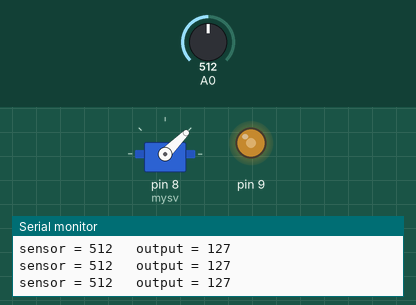
Simulated run of this sketch. Board: Arduino Uno, built with avr-gcc and run on an emulated ATmega328P. Shown: servo, output pins drawn as LEDs (lit = HIGH), the last lines printed to the serial monitor. Inputs (shaded band) come from the test bench; at power-on: A0 = 512.

Above: at 1.2 s.
1.3 s: A0 set to 716
At 2.1 s:
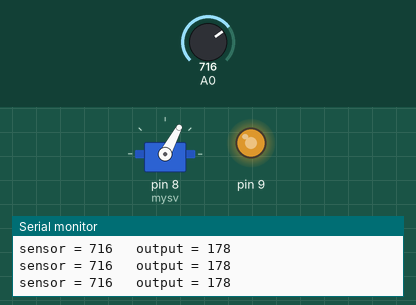
2.8 s: A0 set to 900
At 3.7 s:
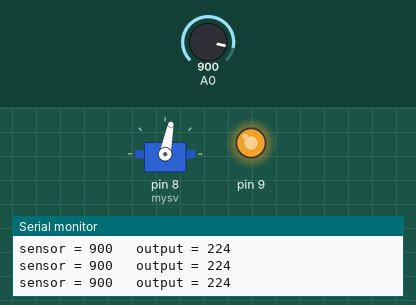
4.3 s: A0 set to 1023
At 5.3 s:
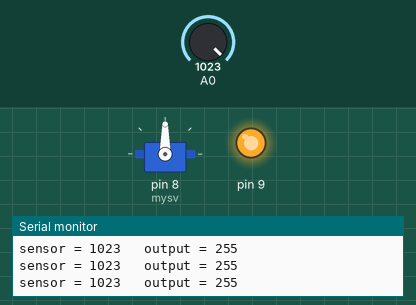
5.8 s: A0 set to 985
At 7.0 s:
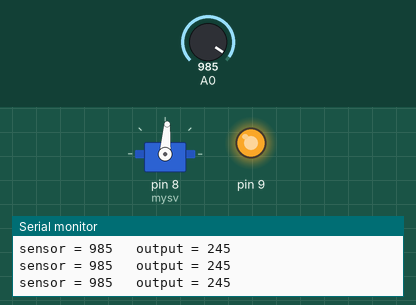
8.8 s: A0 set to 11
At 10.0 s:
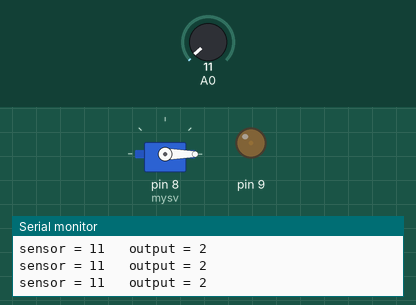
10.3 s: A0 set to 8
At 11.8 s:
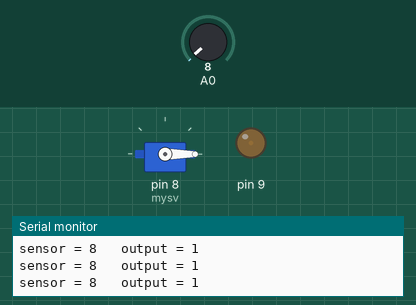
Timing chart, 0 to 12.8 s (numbered marks = the images above; inputs shaded):
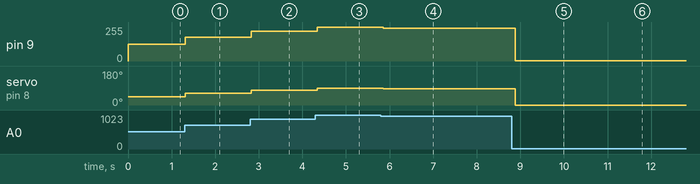

Measured:
- after the input at 1.3 s, pin 9: 127/255 → 178/255 at once; servo on pin 8 (mysv): 45° → 62° at once
- after the input at 2.8 s, pin 9: 178/255 → 224/255 at once; servo on pin 8 (mysv): 62° → 79° at once
- after the input at 4.3 s, pin 9: 224/255 → 255/255 at once; servo on pin 8 (mysv): 79° → 90° at once
- after the input at 5.8 s, pin 9: 255/255 → 245/255 after 0.05 s; servo on pin 8 (mysv): 90° → 86° after 0.05 s
- after the input at 8.8 s, pin 9: 245/255 → 2/255 after 0.08 s; servo on pin 8 (mysv): 86° → 0° after 0.08 s
- after the input at 10.3 s, pin 9: 2/255 → 1/255 after 0.09 s

The sketch:

servomotor.ino
```cpp
#include <Servo.h>
Servo mysv; //Servo 클래스 사용


int sensorValue = 0;
int outputValue = 0;

void setup() {
  Serial.begin(9600);

  mysv.attach(8); //8번 핀으로 초기화
}

void loop() {
  sensorValue = analogRead(0);
  outputValue = map(sensorValue, 0, 1023, 0, 255);
  analogWrite(9, outputValue);

  mysv.write(map(analogRead(A0), 0, 1023, 0, 90));

  Serial.print("sensor = ");
  Serial.print(sensorValue);
  Serial.print("\t output = ");
  Serial.println(outputValue);

  delay(100);

}
```
